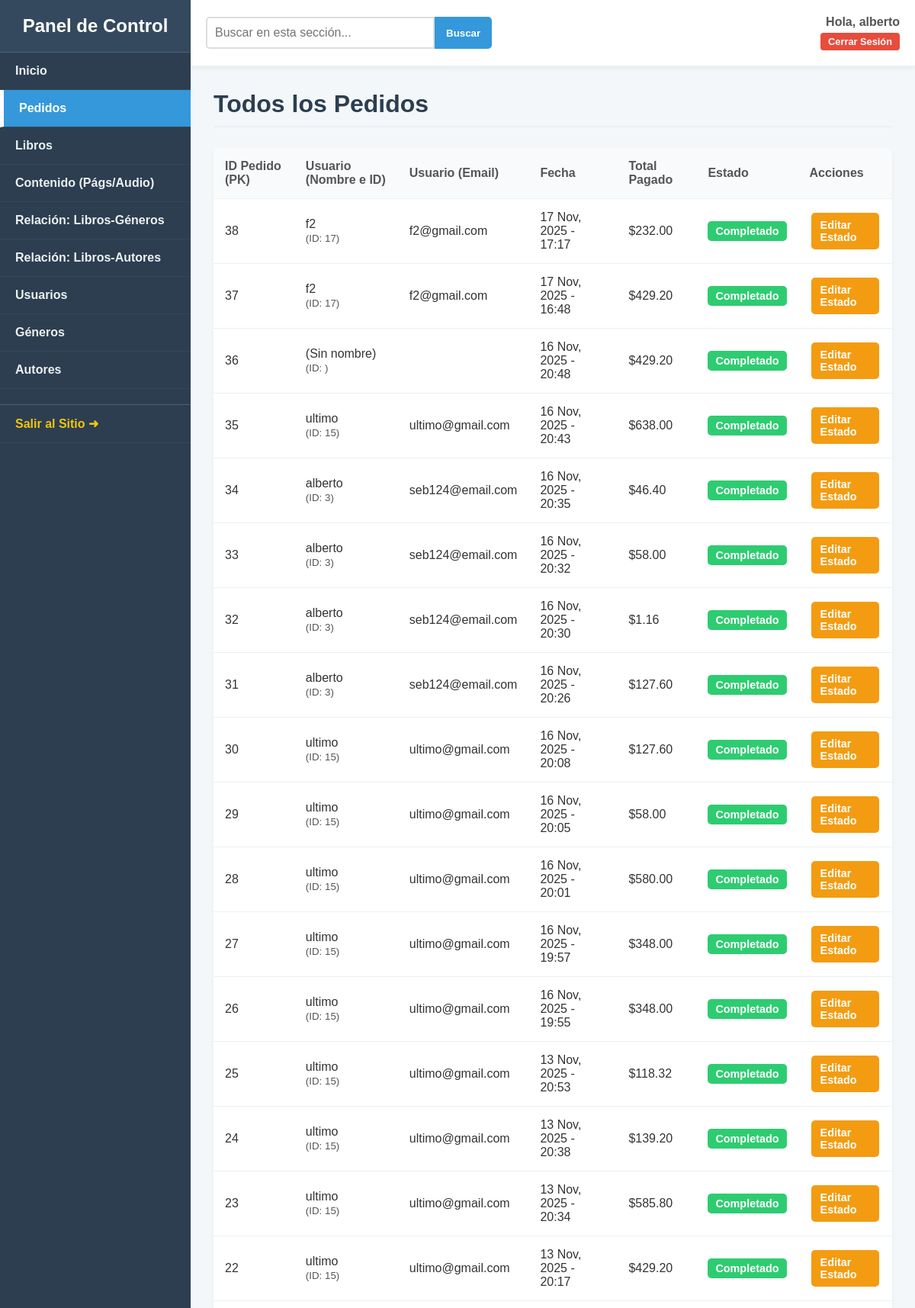
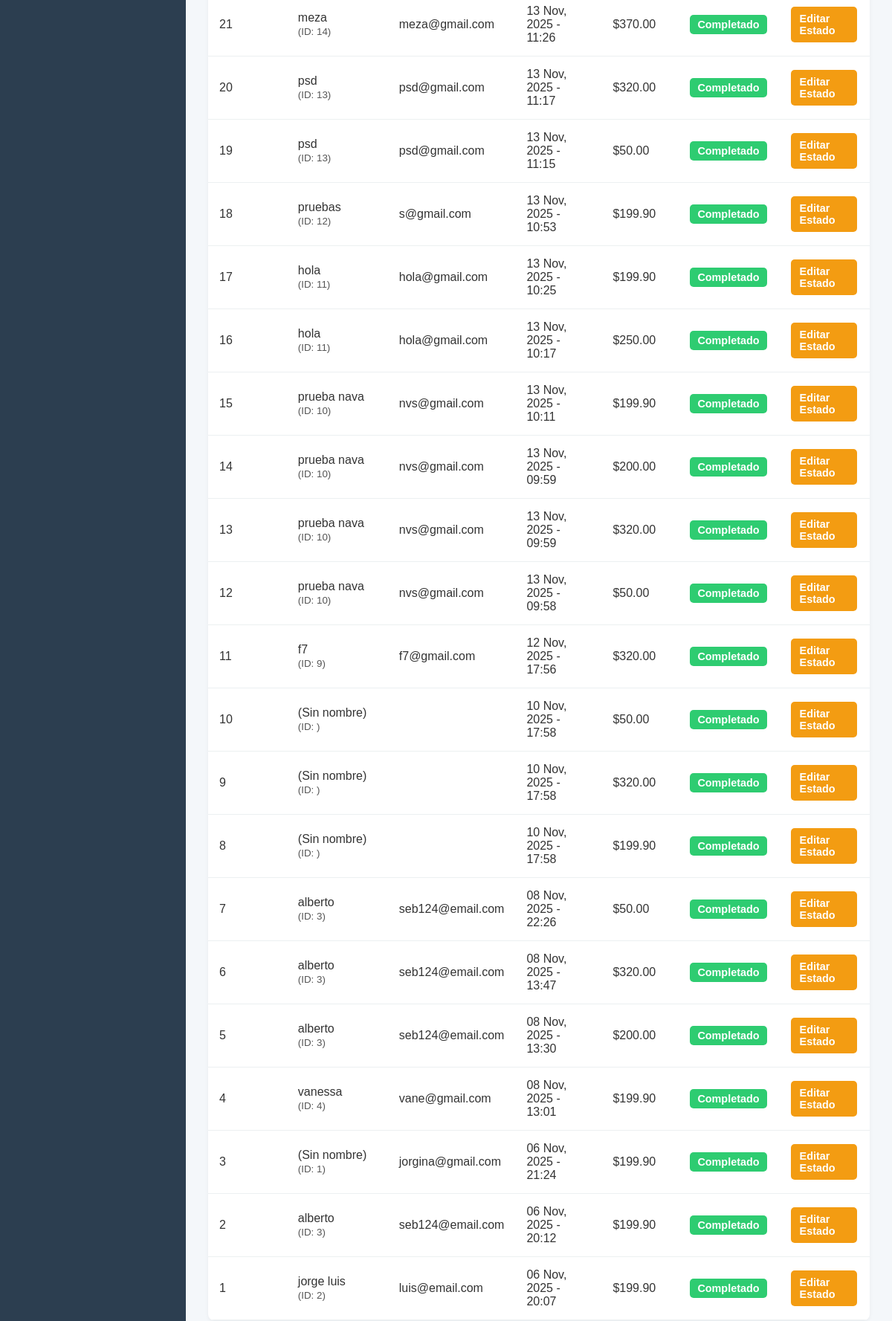
Screenshot of /dashboard/pedidos/ (signed in, upper part) with the database file from the repository (2 pictures, top to bottom).
### tienda/models.py (models this page shows, shortened)
class Pedido(models.Model):
    ESTADO_PAGO_CHOICES = [
        ('completado', 'Completado'),
        ('pendiente', 'Pendiente'),
        ('fallido', 'Fallido'),
    ]
    usuario = models.ForeignKey(User, on_delete=models.SET_NULL, null=True)
    fecha_pedido = models.DateTimeField(auto_now_add=True)
    total_pagado = models.DecimalField(max_digits=10, decimal_places=2)
    estado_pago = models.CharField(max_length=15, choices=ESTADO_PAGO_CHOICES, default='pendiente')

### dashboard/views.py (the view)
# urls.py: path('pedidos/', views.vista_ver_pedidos, name='dash_ver_pedidos'),
@login_required
@user_passes_test(es_admin)
def vista_ver_pedidos(request):
    query = request.GET.get('q')
    pedidos = Pedido.objects.all()
    if query:
        search_filter = Q()
        is_numeric_search = False
        try:
            query_int = int(query)
            search_filter |= Q(id=query_int)
            is_numeric_search = True
        except ValueError:
            pass
        try:
            query_dec = Decimal(query)
            search_filter |= Q(total_pagado=query_dec)
            is_numeric_search = True
        except InvalidOperation:
            pass
        if not is_numeric_search:
            search_filter = (
                Q(usuario__email__icontains=query) |
                Q(usuario__first_name__icontains=query) |
                Q(estado_pago__icontains=query) |
                Q(fecha_pedido__icontains=query)
            )
        pedidos = pedidos.filter(search_filter).order_by('-fecha_pedido').distinct()
    else:
        pedidos = pedidos.order_by('-fecha_pedido')
    contexto = {
        'pedidos': pedidos,
        'search_query': query
    }
    return render(request, 'dashboard/ver_pedidos.html', contexto)

### dashboard/views.py (called while the page is built)
def es_admin(user):
    return user.is_staff or user.is_superuser

### tienda/context_processors.py (called while the page is built)
def menu_generos(request):
    return {'menu_generos': Genero.objects.all()}

### templates/dashboard/ver_pedidos.html (shortened to what this page needs)
{% extends 'dashboard/dashboard_base.html' %}
{% block contenido %}
<h2>Todos los Pedidos</h2>
<div class="table-container">
    <table class="dashboard-table">
        <thead>
            <tr>
                <th>ID Pedido (PK)</th>
                <th>Usuario (Nombre e ID)</th> <th>Usuario (Email)</th>
                <th>Fecha</th>
                <th>Total Pagado</th>
                <th>Estado</th>
                <th>Acciones</th>
            </tr>
        </thead>
        <tbody>
            {% for pedido in pedidos %}
            <tr>
                <td>{{ pedido.id }}</td>
                <td>
                    {{ pedido.usuario.first_name|default:"(Sin nombre)" }}
                    <br>
                    <small style="color: #555;">(ID: {{ pedido.usuario.id }})</small>
                </td>
                <td>{{ pedido.usuario.email }}</td>
                <td>{{ pedido.fecha_pedido|date:"d M, Y - H:i" }}</td>
                <td>${{ pedido.total_pagado }}</td>
                <td><span class="status-{{ pedido.estado_pago }}">{{ pedido.get_estado_pago_display }}</span></td>
                <td>
                    <a href="{% url 'dash_editar_pedido' pedido.id %}" class="btn-action edit">
                        Editar Estado
                    </a>
                </td>
            </tr>
            {% empty %}
            <tr>
                <td colspan="7">No se han encontrado pedidos.</td>
            </tr>
            {% endfor %}
        </tbody>
    </table>
</div>
{% endblock %}

### templates/dashboard/dashboard_base.html (shortened to what this page needs)
{% load static %}
<!DOCTYPE html>
<html lang="es">
<head>
    <link rel="stylesheet" href="{% static 'css/style.css' %}?v=2.8">
    <link rel="stylesheet" href="{% static 'css/dashboard.css' %}?v=2.8">
</head>
<body class="dashboard-body">
    <div class="dashboard-container">
        <aside class="dashboard-sidebar">
            <div class="sidebar-header">
                <h3>Panel de Control</h3>
            </div>
            <nav class="sidebar-nav">
                <ul>
                    <li>
                        <a href="{% url 'dash_home' %}" class="{% if request.resolver_match.url_name == 'dash_home' %}active{% endif %}">
                             Inicio
                        </a>
                    </li>
                    <li>
                        <a href="{% url 'dash_ver_pedidos' %}" class="{% if 'pedidos' in request.resolver_match.url_name or 'pedido' in request.resolver_match.url_name %}active{% endif %}">
                            Pedidos
                        </a>
                    </li>
                    <li>
                        <a href="{% url 'dash_ver_libros' %}" class="{% if 'libros' in request.resolver_match.url_name or 'libro' in request.resolver_match.url_name %}active{% endif %}">
                            Libros
                        </a>
                    </li>
                    <li>
                        <a href="{% url 'dash_ver_contenido' %}" class="{% if 'contenido' in request.resolver_match.url_name %}active{% endif %}">
                            Contenido (Págs/Audio)
                        </a>
                    </li>
                    <li>
                        <a href="{% url 'dash_ver_rel_generos' %}" class="{% if 'rel_generos' in request.resolver_match.url_name or 'rel_genero' in request.resolver_match.url_name %}active{% endif %}">
                            Relación: Libros-Géneros
                        </a>
                    </li>
                    <li>
                        <a href="{% url 'dash_ver_rel_autores' %}" class="{% if 'rel_autores' in request.resolver_match.url_name or 'rel_autor' in request.resolver_match.url_name %}active{% endif %}">
                            Relación: Libros-Autores
                        </a>
                    </li>
                    <li>
                        <a href="{% url 'dash_ver_usuarios' %}" class="{% if 'usuarios' in request.resolver_match.url_name or 'usuario' in request.resolver_match.url_name %}active{% endif %}">
                            Usuarios
                        </a>
                    </li>
                    <li>
                        <a href="{% url 'dash_ver_generos' %}" class="{% if 'genero' in request.resolver_match.url_name and 'rel_' not in request.resolver_match.url_name %}active{% endif %}">
                            Géneros
                        </a>
                    </li>
                    <li>
                        <a href="{% url 'dash_ver_autores' %}" class="{% if 'autor' in request.resolver_match.url_name and 'rel_' not in request.resolver_match.url_name %}active{% endif %}">
                            Autores
                        </a>
                    </li>
                    <li>
                        <a href="{% url 'index' %}" class="nav-external">Salir al Sitio ➜</a>
                    </li>
                </ul>
            </nav>
        </aside>
        <main class="dashboard-main-content">
            <header class="dashboard-header">
                <form method="GET" class="search-form">
                    <input type="search" name="q" placeholder="Buscar en esta sección..." value="{{ query_search|default:'' }}">
                    <button type="submit">Buscar</button>
                </form>
                <div class="user-info-widget">
                    <span class="user-name-dash">Hola, <strong>{{ user.first_name|default:user.username }}</strong></span>
                    <form action="{% url 'logout' %}" method="POST" style="margin:0;">
                        <button type="submit" class="dash-logout-btn">Cerrar Sesión</button>
                    </form>
                </div>
            </header>
            <div class="content-wrapper">
                {% block contenido %}{% endblock %}
            </div>
        </main>
    </div>
</body>
</html>

### static/css/style.css (style rules this page uses)
* { box-sizing: border-box; }
body { font-family: Arial, sans-serif; margin: 0; background-color: #ffffff; color: #000; }

### static/css/dashboard.css (style rules this page uses)
.dashboard-body { background-color: #f4f7fa; color: #333; margin: 0; font-family: Arial, sans-serif; }
.dashboard-container { display: flex; min-height: 100vh; }
.dashboard-sidebar { width: 250px; background-color: #2c3e50; color: #ecf0f1; display: flex; flex-direction: column; flex-shrink: 0; }
.sidebar-header { padding: 20px; text-align: center; background-color: #34495e; border-bottom: 1px solid #4a627a; }
.sidebar-header h3 { margin: 0; color: #fff; font-size: 1.5rem; }
.sidebar-nav ul { list-style: none; padding: 0; margin: 0; }
.sidebar-nav li a { display: block; padding: 15px 20px; text-decoration: none; color: #ecf0f1; font-weight: bold; border-bottom: 1px solid #34495e; transition: background-color 0.2s ease; }
.sidebar-nav li a.nav-external { color: #f1c40f; margin-top: 20px; border-top: 1px solid #4a627a; }
.dashboard-main-content { flex-grow: 1; display: flex; flex-direction: column; }
.dashboard-header { display: flex; justify-content: space-between; align-items: center; padding: 20px; background-color: #ffffff; border-bottom: 2px solid #ecf0f1; box-shadow: 0 2px 5px rgba(0,0,0,0.05); }
.search-form { display: flex; }
.search-form input[type="search"] { padding: 10px; border: 2px solid #ddd; border-radius: 5px 0 0 5px; font-size: 1rem; min-width: 300px; }
.search-form button { padding: 10px 15px; border: none; background-color: #3498db; color: white; font-weight: bold; cursor: pointer; border-radius: 0 5px 5px 0; }
.user-info-widget { font-size: 1rem; color: #555; }
.content-wrapper { padding: 30px; flex-grow: 1; }
.content-wrapper h2 { margin-top: 0; font-size: 2rem; color: #2c3e50; border-bottom: 2px solid #ecf0f1; padding-bottom: 10px; }
.table-container { width: 100%; overflow-x: auto; background-color: #ffffff; border-radius: 8px; box-shadow: 0 2px 5px rgba(0,0,0,0.05); }
.dashboard-table { width: 100%; border-collapse: collapse; }
.dashboard-table th, .dashboard-table td { padding: 15px; text-align: left; border-bottom: 1px solid #ecf0f1; }
.dashboard-table th { background-color: #f9fafb; font-weight: bold; color: #555; }
.status-completado { background-color: #2ecc71; color: #fff; padding: 5px 10px; border-radius: 5px; font-size: 0.9rem; font-weight: bold; }
.btn-action { display: inline-block; padding: 8px 12px; border-radius: 5px; color: #fff; text-decoration: none; font-weight: bold; font-size: 0.9rem; margin: 2px; }
.btn-action.edit { background-color: #f39c12; }

### templates/dashboard/dashboard_base.html (style rules this page uses)
.sidebar-nav li a.active { background-color: #3498db; border-left: 5px solid #fff; color: white; }
.dashboard-main-content { display: flex; flex-direction: column; min-height: 100vh; }
.content-wrapper { flex: 1; }
.user-info-widget { text-align: right; }
.user-info-widget .user-name-dash { font-size: 1rem; color: #555; font-weight: bold; display: block; margin-bottom: 5px; }
.dash-logout-btn { background-color: #e74c3c; color: white; border: none; padding: 4px 10px; border-radius: 4px; cursor: pointer; font-size: 0.8rem; font-weight: bold; transition: background 0.3s; }

### rows the page displays
Pedido: id "38", usuario.first_name "f2", usuario.id "17", usuario.email "f2@gmail.com", fecha_pedido "17 Nov, 2025 - 17:17", total_pagado "232.00", estado_pago "Completado"
Pedido: id "37", usuario.first_name "f2", usuario.id "17", usuario.email "f2@gmail.com", fecha_pedido "17 Nov, 2025 - 16:48", total_pagado "429.20", estado_pago "Completado"
Pedido: id "36", usuario.first_name "(Sin nombre)", fecha_pedido "16 Nov, 2025 - 20:48", total_pagado "429.20", estado_pago "Completado"
Pedido: id "35", usuario.first_name "ultimo", usuario.id "15", usuario.email "ultimo@gmail.com", fecha_pedido "16 Nov, 2025 - 20:43", total_pagado "638.00", estado_pago "Completado"
Pedido: id "34", usuario.first_name "alberto", usuario.id "3", usuario.email "seb124@email.com", fecha_pedido "16 Nov, 2025 - 20:35", total_pagado "46.40", estado_pago "Completado"
Pedido: id "33", usuario.first_name "alberto", usuario.id "3", usuario.email "seb124@email.com", fecha_pedido "16 Nov, 2025 - 20:32", total_pagado "58.00", estado_pago "Completado"
Pedido: id "32", usuario.first_name "alberto", usuario.id "3", usuario.email "seb124@email.com", fecha_pedido "16 Nov, 2025 - 20:30", total_pagado "1.16", estado_pago "Completado"
Pedido: id "31", usuario.first_name "alberto", usuario.id "3", usuario.email "seb124@email.com", fecha_pedido "16 Nov, 2025 - 20:26", total_pagado "127.60", estado_pago "Completado"
Pedido: id "30", usuario.first_name "ultimo", usuario.id "15", usuario.email "ultimo@gmail.com", fecha_pedido "16 Nov, 2025 - 20:08", total_pagado "127.60", estado_pago "Completado"
Pedido: id "29", usuario.first_name "ultimo", usuario.id "15", usuario.email "ultimo@gmail.com", fecha_pedido "16 Nov, 2025 - 20:05", total_pagado "58.00", estado_pago "Completado"
Pedido: id "28", usuario.first_name "ultimo", usuario.id "15", usuario.email "ultimo@gmail.com", fecha_pedido "16 Nov, 2025 - 20:01", total_pagado "580.00", estado_pago "Completado"
Pedido: id "27", usuario.first_name "ultimo", usuario.id "15", usuario.email "ultimo@gmail.com", fecha_pedido "16 Nov, 2025 - 19:57", total_pagado "348.00", estado_pago "Completado"
Pedido: id "26", usuario.first_name "ultimo", usuario.id "15", usuario.email "ultimo@gmail.com", fecha_pedido "16 Nov, 2025 - 19:55", total_pagado "348.00", estado_pago "Completado"
Pedido: id "25", usuario.first_name "ultimo", usuario.id "15", usuario.email "ultimo@gmail.com", fecha_pedido "13 Nov, 2025 - 20:53", total_pagado "118.32", estado_pago "Completado"
Pedido: id "24", usuario.first_name "ultimo", usuario.id "15", usuario.email "ultimo@gmail.com", fecha_pedido "13 Nov, 2025 - 20:38", total_pagado "139.20", estado_pago "Completado"
Pedido: id "23", usuario.first_name "ultimo", usuario.id "15", usuario.email "ultimo@gmail.com", fecha_pedido "13 Nov, 2025 - 20:34", total_pagado "585.80", estado_pago "Completado"
Pedido: id "22", usuario.first_name "ultimo", usuario.id "15", usuario.email "ultimo@gmail.com", fecha_pedido "13 Nov, 2025 - 20:17", total_pagado "429.20", estado_pago "Completado"
Pedido: id "21", usuario.first_name "meza", usuario.id "14", usuario.email "meza@gmail.com", fecha_pedido "13 Nov, 2025 - 11:26", total_pagado "370.00", estado_pago "Completado"
Pedido: id "20", usuario.first_name "psd", usuario.id "13", usuario.email "psd@gmail.com", fecha_pedido "13 Nov, 2025 - 11:17", total_pagado "320.00", estado_pago "Completado"
Pedido: id "19", usuario.first_name "psd", usuario.id "13", usuario.email "psd@gmail.com", fecha_pedido "13 Nov, 2025 - 11:15", total_pagado "50.00", estado_pago "Completado"
Pedido: id "18", usuario.first_name "pruebas", usuario.id "12", usuario.email "s@gmail.com", fecha_pedido "13 Nov, 2025 - 10:53", total_pagado "199.90", estado_pago "Completado"
Pedido: id "17", usuario.first_name "hola", usuario.id "11", usuario.email "hola@gmail.com", fecha_pedido "13 Nov, 2025 - 10:25", total_pagado "199.90", estado_pago "Completado"
Pedido: id "16", usuario.first_name "hola", usuario.id "11", usuario.email "hola@gmail.com", fecha_pedido "13 Nov, 2025 - 10:17", total_pagado "250.00", estado_pago "Completado"
Pedido: id "15", usuario.first_name "prueba nava", usuario.id "10", usuario.email "nvs@gmail.com", fecha_pedido "13 Nov, 2025 - 10:11", total_pagado "199.90", estado_pago "Completado"
Pedido: id "14", usuario.first_name "prueba nava", usuario.id "10", usuario.email "nvs@gmail.com", fecha_pedido "13 Nov, 2025 - 09:59", total_pagado "200.00", estado_pago "Completado"
Pedido: id "13", usuario.first_name "prueba nava", usuario.id "10", usuario.email "nvs@gmail.com", fecha_pedido "13 Nov, 2025 - 09:59", total_pagado "320.00", estado_pago "Completado"
Pedido: id "12", usuario.first_name "prueba nava", usuario.id "10", usuario.email "nvs@gmail.com", fecha_pedido "13 Nov, 2025 - 09:58", total_pagado "50.00", estado_pago "Completado"
Pedido: id "11", usuario.first_name "f7", usuario.id "9", usuario.email "f7@gmail.com", fecha_pedido "12 Nov, 2025 - 17:56", total_pagado "320.00", estado_pago "Completado"
Pedido: id "10", usuario.first_name "(Sin nombre)", fecha_pedido "10 Nov, 2025 - 17:58", total_pagado "50.00", estado_pago "Completado"
Pedido: id "9", usuario.first_name "(Sin nombre)", fecha_pedido "10 Nov, 2025 - 17:58", total_pagado "320.00", estado_pago "Completado"
Pedido: id "8", usuario.first_name "(Sin nombre)", fecha_pedido "10 Nov, 2025 - 17:58", total_pagado "199.90", estado_pago "Completado"
Pedido: id "7", usuario.first_name "alberto", usuario.id "3", usuario.email "seb124@email.com", fecha_pedido "08 Nov, 2025 - 22:26", total_pagado "50.00", estado_pago "Completado"
Pedido: id "6", usuario.first_name "alberto", usuario.id "3", usuario.email "seb124@email.com", fecha_pedido "08 Nov, 2025 - 13:47", total_pagado "320.00", estado_pago "Completado"
Pedido: id "5", usuario.first_name "alberto", usuario.id "3", usuario.email "seb124@email.com", fecha_pedido "08 Nov, 2025 - 13:30", total_pagado "200.00", estado_pago "Completado"
Pedido: id "4", usuario.first_name "vanessa", usuario.id "4", usuario.email "vane@gmail.com", fecha_pedido "08 Nov, 2025 - 13:01", total_pagado "199.90", estado_pago "Completado"
Pedido: id "3", usuario.first_name "(Sin nombre)", usuario.id "1", usuario.email "jorgina@gmail.com", fecha_pedido "06 Nov, 2025 - 21:24", total_pagado "199.90", estado_pago "Completado"
Pedido: id "2", usuario.first_name "alberto", usuario.id "3", usuario.email "seb124@email.com", fecha_pedido "06 Nov, 2025 - 20:12", total_pagado "199.90", estado_pago "Completado"
Pedido: id "1", usuario.first_name "jorge luis", usuario.id "2", usuario.email "luis@email.com", fecha_pedido "06 Nov, 2025 - 20:07", total_pagado "199.90", estado_pago "Completado"

### other values shown
{{ user.first_name|default:user.username }} "alberto"
